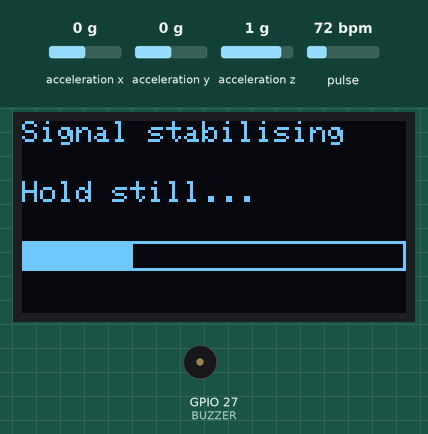
This sketch was run on a simulated ESP32. Shown: 128×64 one-colour display, buzzer (waves = sounding, pin HIGH). Wiring (inferred from the names in the program): MPU-6050 motion sensor at I2C address 0x68. The test bench sets the inputs (shaded band); at power-on: pulse 72 bpm, acceleration x 0 g, acceleration y 0 g, acceleration z 1 g. What the sketch prints to the serial monitor is not drawn.

Above: at 3.7 s.
3.8 s: pulse set to 130 bpm
At 6.7 s:
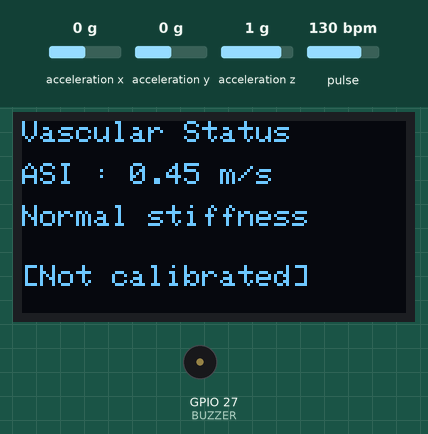
6.8 s: acceleration x set to -1.4 g
At 8.0 s:
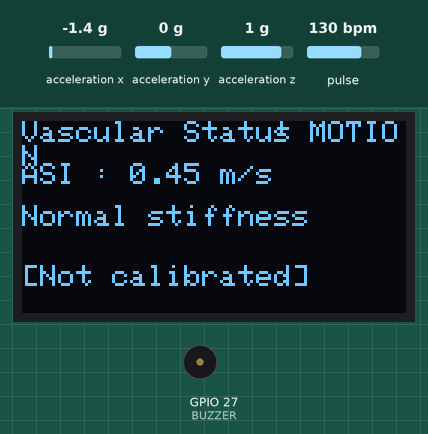
9.8 s: acceleration x set to -0.8 g
At 10.6 s:
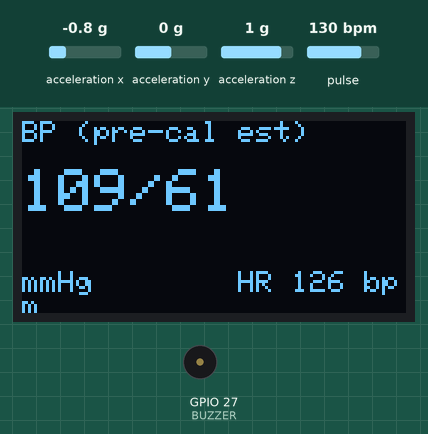
12.8 s: acceleration y set to -1.4 g
At 13.1 s:
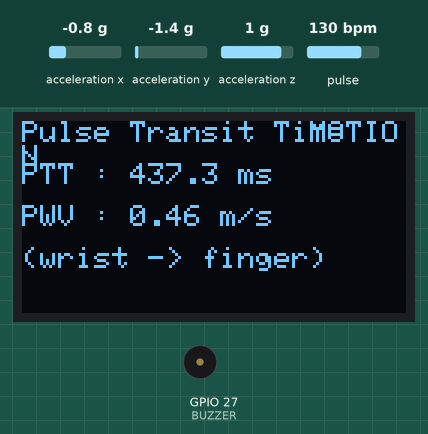
15.8 s: acceleration y set to 0 g
At 18.7 s:
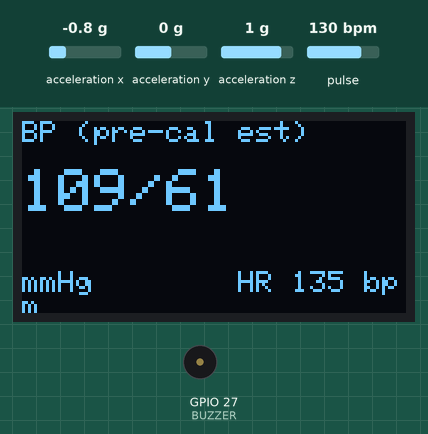
18.8 s: acceleration z set to -1.4 g
At 19.3 s:
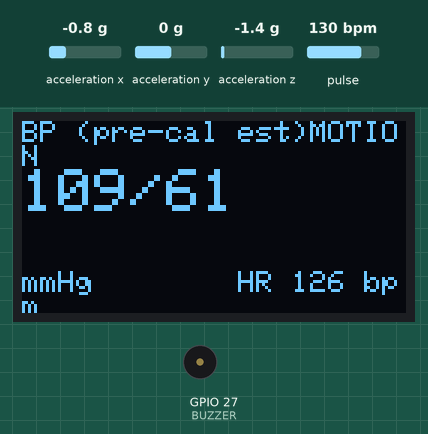
Timing chart, 0 to 21.8 s (numbered marks = the images above; inputs shaded):
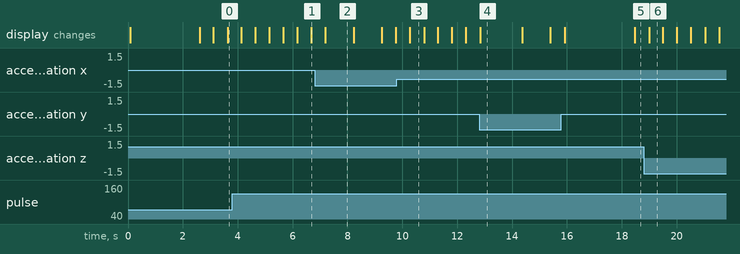

Measured:
- after the input at 3.8 s, the display: first differs from a run without the input after 2.9 s (image 1)
- after the input at 6.8 s, the display: changes after 0.40 s (image 2)
- after the input at 9.8 s, the display: changes after 0.48 s (image 3)
- after the input at 12.8 s, the display: changes at once (image 4)
- after the input at 15.8 s, the display: first changes after 0.12 s (image 5 shows a later state)
- after the input at 18.8 s, the display: changes after 0.19 s (image 6)
- what the display in image 3 shows lasts 0.5 s, from 10.3 s to 10.8 s

The sketch:

fusepulse.ino
```cpp
/*
 * ============================================================
 *  FusePulse — Cuffless BP Monitor  (v1.1 — all bugs fixed)
 *  Hardware : ESP32 + 2x MAX30102 + MPU-6050 + SSD1306 OLED
 *  Method   : Dual-site PTT  +  Moens-Korteweg formula
 *  WiFi     : AP mode  SSID: FusePulse-BP  Pass: bp123456
 *  Dashboard: http://192.168.4.1
 *
 *  Libraries (Library Manager):
 *    SparkFun MAX3010x | Adafruit SSD1306 | Adafruit GFX
 *    ArduinoJson v6   | arduinoWebSockets (Markus Sattler)
 *
 *  FIXES vs v1.0:
 *   1. DC baseline cold-start — fast-init on first valid sample
 *   2. Signal state reset when finger removed/replaced
 *   3. requestFrom() cast — prevents I2C silent failure on ESP32 3.x
 *   4. Removed unused streamW/streamF arrays (freed 640 bytes RAM)
 *   5. pushWS() String() heap fragmentation — replaced with sprintf
 *   6. Adaptive peak threshold — works on dark skin / poor placement
 *   7. 3-second warmup guard — no PTT calc until DC has converged
 *   8. Integer overflow in checkMotion ax*ax (int16→int32 cast)
 *   9. OLED page only rotates when finger is actually on
 * ============================================================
 */

#include <Wire.h>
#include "MAX30105.h"
#include <Adafruit_GFX.h>
#include <Adafruit_SSD1306.h>
#include <WiFi.h>
#include <WebServer.h>
#include <WebSocketsServer.h>
#include <ArduinoJson.h>
#include "web_interface.h"

// ============================================================
// PIN MAP
// ============================================================
#define I2C0_SDA  21    // Bus0: Wrist MAX30102 + OLED + MPU-6050
#define I2C0_SCL  22
#define I2C1_SDA  25    // Bus1: Finger MAX30102 (same addr 0x57, different bus)
#define I2C1_SCL  26
#define BUZZER    27    // Optional active buzzer

// ============================================================
// OBJECTS
// ============================================================
TwoWire Bus0 = TwoWire(0);
TwoWire Bus1 = TwoWire(1);

MAX30105             wristPPG;
MAX30105             fingerPPG;
Adafruit_SSD1306     oled(128, 64, &Bus0, -1);
WebServer            http(80);
WebSocketsServer     ws(81);

// ============================================================
// WiFi AP
// ============================================================
const char* AP_SSID = "FusePulse-BP";
const char* AP_PASS = "bp123456";

// ============================================================
// SIGNAL PROCESSING CONSTANTS
// ============================================================
#define SAMPLE_US       10000UL   // 100 Hz
#define DC_ALPHA        0.001f    // Slow DC tracker (steady state)
#define DC_ALPHA_FAST   0.10f     // Fast DC tracker (cold-start / re-place)
#define SMOOTH_WIN      5
#define PEAK_REFRACT    400       // ms  (~150 BPM max)
#define MIN_IR          50000UL   // Finger-presence threshold
#define WARMUP_MS       3000      // Discard PTT for 3 s after finger placed
#define ARTERY_CM       20.0f     // Wrist → fingertip arterial distance

// ============================================================
// SIGNAL STATE
// ============================================================
float wDC = 0,  fDC = 0;
bool  dcReady   = false;          // true once fast-init converged
int   dcInitCnt = 0;              // samples counted during fast-init
#define DC_INIT_SAMPLES 30        // 0.3 s at 100 Hz

float wSmoothBuf[SMOOTH_WIN] = {0};
float fSmoothBuf[SMOOTH_WIN] = {0};
int   smoothIdx = 0;

float wPrev = 0, wPPrev = 0;
float fPrev = 0, fPPrev = 0;

// Adaptive peak threshold — tracks recent signal max
float wPeakMax  = 0.001f;
float fPeakMax  = 0.001f;
#define PEAK_THRESH_RATIO  0.3f   // peak must be > 30 % of recent max

// ============================================================
// FINGER STATE — detect place/remove transitions
// ============================================================
bool  fingerOn      = false;
bool  fingerWasOn   = false;
unsigned long fingerOnTime = 0;   // millis() when finger was placed

// ============================================================
// PEAK TRACKING
// ============================================================
unsigned long lastWristPeak  = 0;
unsigned long lastFingerPeak = 0;

#define PTT_HIST  8
float pttBuf[PTT_HIST];
int   pttIdx = 0;

// ============================================================
// VITALS
// ============================================================
float sbp = 0, dbp = 0, hr = 0;
float pttMs = 0, pwv = 0, asi = 0;
bool  motion = false;

// ============================================================
// CALIBRATION
// ============================================================
bool  calibrated = false;
float calSBP = 120.0f, calDBP = 80.0f, calPTT = 0.0f;
#define ALPHA_SBP  0.7f
#define ALPHA_DBP  0.4f

// ============================================================
// OLED + TIMING
// ============================================================
int  oledPage = 0;
unsigned long tLastOled = 0, tLastPage = 0;
unsigned long tLastSample = 0, tLastWS = 0;
bool wsClient = false;

// ============================================================
// MPU
// ============================================================
#define MPU_ADDR 0x68

// ============================================================
// SETUP
// ============================================================
void setup() {
  Serial.begin(115200);
  Serial.println("\n=== FusePulse BP Monitor v1.1 ===");

  Bus0.begin(I2C0_SDA, I2C0_SCL, 400000);
  Bus1.begin(I2C1_SDA, I2C1_SCL, 400000);

  pinMode(BUZZER, OUTPUT);
  digitalWrite(BUZZER, LOW);

  initOLED();
  initPPG();
  initMPU();
  initWiFi();
  initHTTP();
  initWS();

  Serial.printf("WiFi: %s  |  http://192.168.4.1\n", AP_SSID);
  oledMsg("Connect WiFi:", AP_SSID, AP_PASS);
  delay(2500);
}

// ============================================================
// LOOP
// ============================================================
void loop() {
  http.handleClient();
  ws.loop();

  if (micros() - tLastSample >= SAMPLE_US) {
    tLastSample = micros();
    sampleLoop();
  }

  if (millis() - tLastOled > 500) {
    tLastOled = millis();
    drawOLED();
  }

  // FIX 9 — only rotate page while finger is on
  if (fingerOn && millis() - tLastPage > 3000) {
    tLastPage = millis();
    oledPage  = (oledPage + 1) % 3;
  }
}

// ============================================================
// SAMPLE LOOP  (100 Hz)
// ============================================================
void sampleLoop() {
  wristPPG.check();
  fingerPPG.check();

  if (!wristPPG.available() || !fingerPPG.available()) return;

  uint32_t rawW = wristPPG.getIR();
  uint32_t rawF = fingerPPG.getIR();
  wristPPG.nextSample();
  fingerPPG.nextSample();

  fingerOn = (rawW > MIN_IR && rawF > MIN_IR);

  // ── FIX 2 — detect finger placed/removed transitions ──────
  if (fingerOn && !fingerWasOn) {
    // Finger just placed — reset all signal state
    resetSignalState(rawW, rawF);
    fingerOnTime = millis();
    Serial.println("[FP] Finger placed — resetting signal state");
  }
  if (!fingerOn && fingerWasOn) {
    Serial.println("[FP] Finger removed");
    sbp = dbp = hr = pttMs = pwv = asi = 0;
  }
  fingerWasOn = fingerOn;

  if (!fingerOn) return;

  // ── FIX 1 — DC baseline: fast-init then slow tracking ─────
  if (!dcReady) {
    // Fast convergence for first DC_INIT_SAMPLES samples
    wDC = wDC * (1.0f - DC_ALPHA_FAST) + rawW * DC_ALPHA_FAST;
    fDC = fDC * (1.0f - DC_ALPHA_FAST) + rawF * DC_ALPHA_FAST;
    dcInitCnt++;
    if (dcInitCnt >= DC_INIT_SAMPLES) dcReady = true;
    return;  // don't process signal until DC has settled
  }
  // Slow tracking in steady state
  wDC = wDC * (1.0f - DC_ALPHA) + rawW * DC_ALPHA;
  fDC = fDC * (1.0f - DC_ALPHA) + rawF * DC_ALPHA;

  // AC component (normalised, removes DC offset)
  float wAC = (rawW - wDC) / (wDC + 1.0f);
  float fAC = (rawF - fDC) / (fDC + 1.0f);

  // Moving-average smoothing
  wSmoothBuf[smoothIdx] = wAC;
  fSmoothBuf[smoothIdx] = fAC;
  smoothIdx = (smoothIdx + 1) % SMOOTH_WIN;
  float ws = 0, fs = 0;
  for (int i = 0; i < SMOOTH_WIN; i++) { ws += wSmoothBuf[i]; fs += fSmoothBuf[i]; }
  ws /= SMOOTH_WIN;
  fs /= SMOOTH_WIN;

  // FIX 6 — update adaptive peak envelope
  wPeakMax = wPeakMax * 0.999f + fabsf(ws) * 0.001f;
  fPeakMax = fPeakMax * 0.999f + fabsf(fs) * 0.001f;
  if (fabsf(ws) > wPeakMax) wPeakMax = fabsf(ws);
  if (fabsf(fs) > fPeakMax) fPeakMax = fabsf(fs);

  // FIX 7 — skip PTT during warmup (DC not fully converged yet)
  bool warmedUp = (millis() - fingerOnTime > WARMUP_MS);

  if (warmedUp) detectPeaks(ws, fs);

  checkMotion();

  if (wsClient && millis() - tLastWS > 50) {
    tLastWS = millis();
    pushWS(ws * 1000.0f, fs * 1000.0f);
  }
}

// ============================================================
// SIGNAL STATE RESET  (FIX 2)
// ============================================================
void resetSignalState(uint32_t rawW, uint32_t rawF) {
  // Seed DC immediately to current raw value so first AC is near zero
  wDC = (float)rawW;
  fDC = (float)rawF;
  dcReady   = false;
  dcInitCnt = 0;

  // Clear smooth buffers
  for (int i = 0; i < SMOOTH_WIN; i++) {
    wSmoothBuf[i] = 0;
    fSmoothBuf[i] = 0;
  }
  smoothIdx = 0;

  // Clear peak history
  wPrev = wPPrev = 0;
  fPrev = fPPrev = 0;
  wPeakMax = fPeakMax = 0.001f;
  lastWristPeak  = 0;
  lastFingerPeak = 0;
  pttIdx = 0;
  for (int i = 0; i < PTT_HIST; i++) pttBuf[i] = 0;
}

// ============================================================
// PEAK DETECTION  (3-point local-max + adaptive threshold)
// ============================================================
void detectPeaks(float w, float f) {
  unsigned long now = millis();

  // FIX 6 — adaptive thresholds based on recent signal amplitude
  float wThresh = wPeakMax * PEAK_THRESH_RATIO;
  float fThresh = fPeakMax * PEAK_THRESH_RATIO;

  // ── WRIST peak ────────────────────────────────────────────
  if (wPrev > wPPrev && wPrev > w && wPrev > wThresh) {
    if (now - lastWristPeak > PEAK_REFRACT) {
      if (lastWristPeak > 0) {
        float ibi = (float)(now - lastWristPeak);
        if (ibi > 300 && ibi < 2000) hr = 60000.0f / ibi;
      }
      lastWristPeak = now;
    }
  }

  // ── FINGER peak ───────────────────────────────────────────
  if (fPrev > fPPrev && fPrev > f && fPrev > fThresh) {
    if (now - lastFingerPeak > PEAK_REFRACT) {
      lastFingerPeak = now;

      if (lastWristPeak > 0) {
        long ptt = (long)now - (long)lastWristPeak;
        if (ptt >= 50 && ptt <= 500) {
          pttBuf[pttIdx % PTT_HIST] = (float)ptt;
          pttIdx++;
          calcVitals();
        }
      }
    }
  }

  wPPrev = wPrev;  wPrev = w;
  fPPrev = fPrev;  fPrev = f;
}

// ============================================================
// BP CALCULATION
// ============================================================
void calcVitals() {
  int n = (pttIdx < PTT_HIST) ? pttIdx : PTT_HIST;
  if (n == 0) return;

  float sum = 0;
  for (int i = 0; i < n; i++) sum += pttBuf[i];
  float avgPTT = sum / n;
  pttMs = avgPTT;

  float ptt_s = avgPTT / 1000.0f;
  pwv = (ARTERY_CM / 100.0f) / ptt_s;
  asi = pwv;

  if (!calibrated) {
    sbp = (9.0f  / ptt_s) + 88.0f;
    dbp = (5.0f  / ptt_s) + 50.0f;
    sbp = constrain(sbp, 80.0f, 180.0f);
    dbp = constrain(dbp, 50.0f, 120.0f);
  } else {
    float dPTT = calPTT - avgPTT;
    sbp = calSBP + ALPHA_SBP * dPTT;
    dbp = calDBP + ALPHA_DBP * dPTT;
    sbp = constrain(sbp, 80.0f, 200.0f);
    dbp = constrain(dbp, 50.0f, 130.0f);
  }

  Serial.printf("[FP] PTT:%.1fms SBP:%.0f DBP:%.0f HR:%.0f PWV:%.2fm/s\n",
                pttMs, sbp, dbp, hr, pwv);

  if (sbp >= 140.0f || dbp >= 90.0f) tone(BUZZER, 1000, 200);
}

// ============================================================
// MPU-6050
// ============================================================
void initMPU() {
  Bus0.beginTransmission(MPU_ADDR);
  Bus0.write(0x6B);
  Bus0.write(0x00);
  if (Bus0.endTransmission() == 0) Serial.println("MPU-6050 OK");
  else                             Serial.println("MPU-6050 not found (motion disabled)");
}

void checkMotion() {
  static unsigned long t = 0;
  if (millis() - t < 80) return;
  t = millis();

  Bus0.beginTransmission((uint8_t)MPU_ADDR);
  Bus0.write(0x3B);
  Bus0.endTransmission(false);
  // FIX 3 — explicit uint8_t casts prevent wrong overload on ESP32 3.x
  Bus0.requestFrom((uint8_t)MPU_ADDR, (uint8_t)6, (bool)true);

  int16_t ax = ((int16_t)Bus0.read() << 8) | Bus0.read();
  int16_t ay = ((int16_t)Bus0.read() << 8) | Bus0.read();
  int16_t az = ((int16_t)Bus0.read() << 8) | Bus0.read();

  // FIX 8 — cast to int32_t before squaring to prevent overflow
  // int16 max = 32768; 32768² = 1,073,741,824 > INT16_MAX
  float mag = sqrtf((float)((int32_t)ax*(int32_t)ax +
                             (int32_t)ay*(int32_t)ay +
                             (int32_t)az*(int32_t)az)) / 16384.0f;
  motion = (fabsf(mag - 1.0f) > 0.30f);
}

// ============================================================
// PPG INIT
// ============================================================
void initPPG() {
  if (wristPPG.begin(Bus0, I2C_SPEED_FAST)) {
    wristPPG.setup(60, 4, 2, 100, 69, 4096);
    wristPPG.setPulseAmplitudeRed(0);
    wristPPG.setPulseAmplitudeGreen(0);
    Serial.println("Wrist MAX30102 OK");
  } else Serial.println("Wrist MAX30102 FAIL");

  if (fingerPPG.begin(Bus1, I2C_SPEED_FAST)) {
    fingerPPG.setup(60, 4, 2, 100, 69, 4096);
    fingerPPG.setPulseAmplitudeRed(0);
    fingerPPG.setPulseAmplitudeGreen(0);
    Serial.println("Finger MAX30102 OK");
  } else Serial.println("Finger MAX30102 FAIL");
}

// ============================================================
// OLED
// ============================================================
void initOLED() {
  if (!oled.begin(SSD1306_SWITCHCAPVCC, 0x3C)) {
    Serial.println("OLED not found"); return;
  }
  oled.clearDisplay();
  oled.setTextColor(SSD1306_WHITE);
  oled.setTextSize(1);
  oled.setCursor(18, 8);  oled.print("FusePulse  v1.1");
  oled.setCursor(8,  24); oled.print("Cuffless BP Monitor");
  oled.setCursor(20, 44); oled.print("Initialising...");
  oled.display();
}

void oledMsg(const char* l1, const char* l2, const char* l3) {
  oled.clearDisplay();
  oled.setTextSize(1);
  oled.setCursor(0, 2);  oled.print(l1);
  oled.setCursor(0, 20); oled.print(l2);
  oled.setCursor(0, 40); oled.print(l3);
  oled.display();
}

void drawOLED() {
  oled.clearDisplay();
  oled.setTextColor(SSD1306_WHITE);
  oled.setTextSize(1);

  if (motion) { oled.setCursor(84, 0); oled.print("! MOTION"); }

  if (!fingerOn) {
    // FIX 9 — reset page to 0 when finger removed so it starts fresh
    oledPage = 0;
    oled.setCursor(14, 24); oled.print("Place finger +");
    oled.setCursor(10, 38); oled.print("wrist on sensors");
    oled.display();
    return;
  }

  // Show "warming up" during DC init + 3s grace period
  if (!dcReady || (millis() - fingerOnTime < WARMUP_MS)) {
    oled.setCursor(0,  0); oled.print("Signal stabilising");
    oled.setCursor(0, 20); oled.print("Hold still...");
    uint32_t elapsed = millis() - fingerOnTime;
    uint32_t pct     = (elapsed * 100) / (WARMUP_MS + 300);
    if (pct > 100) pct = 100;
    oled.drawRect(0, 40, 128, 10, SSD1306_WHITE);
    oled.fillRect(0, 40, (int)(pct * 128 / 100), 10, SSD1306_WHITE);
    oled.display();
    return;
  }

  char buf[24];
  switch (oledPage) {
    case 0:
      oled.setCursor(0, 0);
      oled.print(calibrated ? "BP (calibrated)" : "BP (pre-cal est)");
      oled.setTextSize(2);
      oled.setCursor(0, 16);
      if (sbp > 0) { snprintf(buf, sizeof(buf), "%.0f/%.0f", sbp, dbp); oled.print(buf); }
      else           oled.print("-- / --");
      oled.setTextSize(1);
      oled.setCursor(0, 50); oled.print("mmHg");
      oled.setCursor(72, 50);
      snprintf(buf, sizeof(buf), "HR %.0f bpm", hr);
      oled.print(buf);
      break;

    case 1:
      oled.setCursor(0,  0); oled.print("Pulse Transit Time");
      oled.setCursor(0, 14);
      snprintf(buf, sizeof(buf), "PTT : %.1f ms",  pttMs); oled.print(buf);
      oled.setCursor(0, 28);
      snprintf(buf, sizeof(buf), "PWV : %.2f m/s", pwv);   oled.print(buf);
      oled.setCursor(0, 42); oled.print("(wrist -> finger)");
      break;

    case 2:
      oled.setCursor(0,  0); oled.print("Vascular Status");
      oled.setCursor(0, 14);
      snprintf(buf, sizeof(buf), "ASI : %.2f m/s", asi);   oled.print(buf);
      oled.setCursor(0, 28);
      if      (asi < 8.0f)  oled.print("Normal stiffness");
      else if (asi < 12.0f) oled.print("Mild stiffness");
      else                  oled.print("High stiffness!");
      oled.setCursor(0, 48);
      oled.print(calibrated ? "[Cal OK]" : "[Not calibrated]");
      break;
  }
  oled.display();
}

// ============================================================
// WiFi + HTTP
// ============================================================
void initWiFi() {
  WiFi.softAP(AP_SSID, AP_PASS);
  Serial.print("AP IP: "); Serial.println(WiFi.softAPIP());
}

void initHTTP() {
  http.on("/", HTTP_GET, []() {
    http.send_P(200, "text/html", INDEX_HTML);
  });

  http.on("/calibrate", HTTP_POST, []() {
    if (!http.hasArg("sbp") || !http.hasArg("dbp")) {
      http.send(400, "application/json", "{\"error\":\"Missing sbp or dbp\"}");
      return;
    }
    if (pttMs < 10.0f) {
      http.send(400, "application/json", "{\"error\":\"No PTT yet — place fingers and wait 5s\"}");
      return;
    }
    calSBP     = http.arg("sbp").toFloat();
    calDBP     = http.arg("dbp").toFloat();
    calPTT     = pttMs;
    calibrated = true;
    Serial.printf("[CAL] SBP=%.0f DBP=%.0f PTT=%.1fms\n", calSBP, calDBP, calPTT);
    char resp[80];
    snprintf(resp, sizeof(resp),
             "{\"ok\":true,\"ptt\":%.1f,\"sbp\":%.0f}", calPTT, calSBP);
    http.send(200, "application/json", resp);
  });

  http.on("/data", HTTP_GET, []() {
    StaticJsonDocument<256> d;
    d["sbp"] = (int)sbp;   d["dbp"] = (int)dbp;
    d["hr"]  = (int)hr;    d["ptt"] = (int)pttMs;
    d["pwv"] = pwv;        d["asi"] = asi;
    d["mot"] = motion;     d["cal"] = calibrated;
    d["fin"] = fingerOn;
    char buf[256];
    serializeJson(d, buf);
    http.send(200, "application/json", buf);
  });

  http.begin();
}

// ============================================================
// WEBSOCKET
// ============================================================
void initWS() {
  ws.begin();
  ws.onEvent([](uint8_t n, WStype_t t, uint8_t* p, size_t l) {
    if      (t == WStype_CONNECTED)    { wsClient = true; }
    else if (t == WStype_DISCONNECTED) { wsClient = false; }
  });
}

void pushWS(float w, float f) {
  // FIX 5 — use char buffer + sprintf instead of String() objects
  // String() on every call causes heap fragmentation at 20 Hz
  char buf[220];
  snprintf(buf, sizeof(buf),
    "{\"w\":%.2f,\"f\":%.2f,\"sbp\":%d,\"dbp\":%d,"
    "\"hr\":%d,\"ptt\":%d,\"pwv\":%.2f,\"asi\":%.2f,"
    "\"mot\":%d,\"cal\":%d,\"fin\":%d}",
    w, f,
    (int)sbp, (int)dbp, (int)hr, (int)pttMs,
    pwv, asi,
    motion ? 1 : 0,
    calibrated ? 1 : 0,
    fingerOn ? 1 : 0);
  ws.broadcastTXT(buf);
}
```

Source omitted: web_interface.h (15894 bytes)
